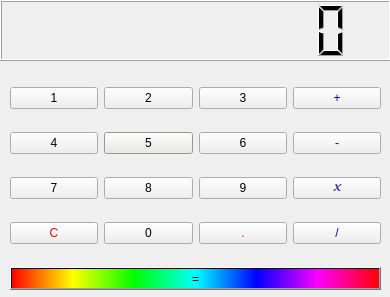
<?xml version="1.0" encoding="UTF-8"?>
<ui version="4.0">
 <class>Dialog</class>
 <widget class="QDialog" name="Dialog">
  <property name="geometry">
   <rect>
    <x>0</x>
    <y>0</y>
    <width>390</width>
    <height>297</height>
   </rect>
  </property>
  <property name="palette">
   <palette>
    <active>
     <colorrole role="Shadow">
      <brush brushstyle="SolidPattern">
       <color alpha="255">
        <red>186</red>
        <green>189</green>
        <blue>182</blue>
       </color>
      </brush>
     </colorrole>
     <colorrole role="Highlight">
      <brush brushstyle="SolidPattern">
       <color alpha="255">
        <red>186</red>
        <green>189</green>
        <blue>182</blue>
       </color>
      </brush>
     </colorrole>
    </active>
    <inactive>
     <colorrole role="Shadow">
      <brush brushstyle="SolidPattern">
       <color alpha="255">
        <red>186</red>
        <green>189</green>
        <blue>182</blue>
       </color>
      </brush>
     </colorrole>
     <colorrole role="Highlight">
      <brush brushstyle="SolidPattern">
       <color alpha="255">
        <red>186</red>
        <green>189</green>
        <blue>182</blue>
       </color>
      </brush>
     </colorrole>
    </inactive>
    <disabled>
     <colorrole role="Shadow">
      <brush brushstyle="SolidPattern">
       <color alpha="255">
        <red>186</red>
        <green>189</green>
        <blue>182</blue>
       </color>
      </brush>
     </colorrole>
     <colorrole role="Highlight">
      <brush brushstyle="SolidPattern">
       <color alpha="255">
        <red>186</red>
        <green>189</green>
        <blue>182</blue>
       </color>
      </brush>
     </colorrole>
    </disabled>
   </palette>
  </property>
  <property name="windowTitle">
   <string>My Stupid Calculator</string>
  </property>
  <property name="styleSheet">
   <string notr="true">border-color: qconicalgradient(cx:0.5, cy:0.5, angle:0, stop:0 rgba(35, 40, 3, 255), stop:0.16 rgba(136, 106, 22, 255), stop:0.225 rgba(166, 140, 41, 255), stop:0.285 rgba(204, 181, 74, 255), stop:0.345 rgba(235, 219, 102, 255), stop:0.415 rgba(245, 236, 112, 255), stop:0.52 rgba(209, 190, 76, 255), stop:0.57 rgba(187, 156, 51, 255), stop:0.635 rgba(168, 142, 42, 255), stop:0.695 rgba(202, 174, 68, 255), stop:0.75 rgba(218, 202, 86, 255), stop:0.815 rgba(208, 187, 73, 255), stop:0.88 rgba(187, 156, 51, 255), stop:0.935 rgba(137, 108, 26, 255), stop:1 rgba(35, 40, 3, 255));</string>
  </property>
  <widget class="QLCDNumber" name="lcdNumber">
   <property name="geometry">
    <rect>
     <x>0</x>
     <y>0</y>
     <width>391</width>
     <height>61</height>
    </rect>
   </property>
   <property name="font">
    <font>
     <family>Z003</family>
     <pointsize>30</pointsize>
     <weight>9</weight>
     <italic>true</italic>
     <bold>false</bold>
    </font>
   </property>
   <property name="styleSheet">
    <string notr="true">color: rgb(0, 0, 0);
font: 75 italic 30pt &quot;Z003&quot;;
background-color: qlineargradient(spread:pad, x1:0, y1:0, x2:1, y2:0, stop:0 rgba(245, 224, 176, 255), stop:0.09 rgba(246, 189, 237, 255), stop:0.14 rgba(194, 207, 246, 255), stop:0.19 rgba(184, 160, 168, 255), stop:0.25 rgba(171, 186, 248, 255), stop:0.32 rgba(243, 248, 224, 255), stop:0.385 rgba(249, 162, 183, 255), stop:0.47 rgba(100, 115, 124, 255), stop:0.58 rgba(251, 205, 202, 255), stop:0.65 rgba(170, 128, 185, 255), stop:0.75 rgba(252, 222, 204, 255), stop:0.805 rgba(206, 122, 218, 255), stop:0.86 rgba(254, 223, 175, 255), stop:0.91 rgba(254, 236, 244, 255), stop:1 rgba(255, 191, 221, 255));</string>
   </property>
   <property name="digitCount">
    <number>10</number>
   </property>
  </widget>
  <widget class="QWidget" name="layoutWidget">
   <property name="geometry">
    <rect>
     <x>10</x>
     <y>70</y>
     <width>371</width>
     <height>241</height>
    </rect>
   </property>
   <layout class="QGridLayout" name="gridLayout">
    <item row="1" column="1">
     <widget class="QPushButton" name="pushButton_5">
      <property name="styleSheet">
       <string notr="true">font: 63 italic 10pt &quot;URW Bookman&quot;;</string>
      </property>
      <property name="text">
       <string>5</string>
      </property>
     </widget>
    </item>
    <item row="0" column="1">
     <widget class="QPushButton" name="pushButton_2">
      <property name="styleSheet">
       <string notr="true">font: 63 italic 10pt &quot;URW Bookman&quot;;</string>
      </property>
      <property name="text">
       <string>2</string>
      </property>
     </widget>
    </item>
    <item row="1" column="3">
     <widget class="QPushButton" name="pushButton_minus">
      <property name="cursor">
       <cursorShape>ArrowCursor</cursorShape>
      </property>
      <property name="styleSheet">
       <string notr="true">color: rgb(28, 0, 153); font: 63 italic 10pt &quot;URW Bookman&quot;;</string>
      </property>
      <property name="text">
       <string>-</string>
      </property>
     </widget>
    </item>
    <item row="2" column="3">
     <widget class="QPushButton" name="pushButton_mult">
      <property name="font">
       <font>
        <family>URW Bookman</family>
        <pointsize>10</pointsize>
        <weight>7</weight>
        <italic>true</italic>
        <bold>false</bold>
       </font>
      </property>
      <property name="cursor">
       <cursorShape>ArrowCursor</cursorShape>
      </property>
      <property name="styleSheet">
       <string notr="true">color: rgb(28, 0, 153);
font: 63 italic 10pt &quot;URW Bookman&quot;;</string>
      </property>
      <property name="text">
       <string>x</string>
      </property>
     </widget>
    </item>
    <item row="2" column="0">
     <widget class="QPushButton" name="pushButton_7">
      <property name="styleSheet">
       <string notr="true">font: 63 italic 10pt &quot;URW Bookman&quot;;</string>
      </property>
      <property name="text">
       <string>7</string>
      </property>
     </widget>
    </item>
    <item row="0" column="3">
     <widget class="QPushButton" name="pushButton_plus">
      <property name="cursor">
       <cursorShape>ArrowCursor</cursorShape>
      </property>
      <property name="styleSheet">
       <string notr="true">color: rgb(28, 0, 153); font: 63 italic 10pt &quot;URW Bookman&quot;;</string>
      </property>
      <property name="text">
       <string>+</string>
      </property>
     </widget>
    </item>
    <item row="1" column="0">
     <widget class="QPushButton" name="pushButton_4">
      <property name="styleSheet">
       <string notr="true">font: 63 italic 10pt &quot;URW Bookman&quot;;</string>
      </property>
      <property name="text">
       <string>4</string>
      </property>
     </widget>
    </item>
    <item row="3" column="0">
     <widget class="QPushButton" name="pushButton_cancel">
      <property name="styleSheet">
       <string notr="true">color: rgb(250, 2, 2);
font: 63 italic 10pt &quot;URW Bookman&quot;;</string>
      </property>
      <property name="text">
       <string>C</string>
      </property>
     </widget>
    </item>
    <item row="2" column="2">
     <widget class="QPushButton" name="pushButton_9">
      <property name="styleSheet">
       <string notr="true">font: 63 italic 10pt &quot;URW Bookman&quot;;</string>
      </property>
      <property name="text">
       <string>9</string>
      </property>
     </widget>
    </item>
    <item row="1" column="2">
     <widget class="QPushButton" name="pushButton_6">
      <property name="styleSheet">
       <string notr="true">font: 63 italic 10pt &quot;URW Bookman&quot;;</string>
      </property>
      <property name="text">
       <string>6</string>
      </property>
     </widget>
    </item>
    <item row="3" column="3">
     <widget class="QPushButton" name="pushButton_div">
      <property name="cursor">
       <cursorShape>ArrowCursor</cursorShape>
      </property>
      <property name="styleSheet">
       <string notr="true">color: rgb(28, 0, 153); font: 63 italic 10pt &quot;URW Bookman&quot;;</string>
      </property>
      <property name="text">
       <string>/</string>
      </property>
     </widget>
    </item>
    <item row="2" column="1">
     <widget class="QPushButton" name="pushButton_8">
      <property name="styleSheet">
       <string notr="true">font: 63 italic 10pt &quot;URW Bookman&quot;;</string>
      </property>
      <property name="text">
       <string>8</string>
      </property>
     </widget>
    </item>
    <item row="3" column="1">
     <widget class="QPushButton" name="pushButton_0">
      <property name="styleSheet">
       <string notr="true">font: 63 italic 10pt &quot;URW Bookman&quot;;</string>
      </property>
      <property name="text">
       <string>0</string>
      </property>
     </widget>
    </item>
    <item row="3" column="2">
     <widget class="QPushButton" name="pushButton_dot">
      <property name="cursor">
       <cursorShape>ArrowCursor</cursorShape>
      </property>
      <property name="styleSheet">
       <string notr="true">color: rgb(250, 2, 2);
font: 63 italic 10pt &quot;URW Bookman&quot;;</string>
      </property>
      <property name="text">
       <string>.</string>
      </property>
     </widget>
    </item>
    <item row="0" column="0">
     <widget class="QPushButton" name="pushButton_1">
      <property name="styleSheet">
       <string notr="true">font: 63 italic 10pt &quot;URW Bookman&quot;;</string>
      </property>
      <property name="text">
       <string>1</string>
      </property>
     </widget>
    </item>
    <item row="0" column="2">
     <widget class="QPushButton" name="pushButton_3">
      <property name="styleSheet">
       <string notr="true">font: 63 italic 10pt &quot;URW Bookman&quot;;</string>
      </property>
      <property name="text">
       <string>3</string>
      </property>
     </widget>
    </item>
    <item row="4" column="0" colspan="4">
     <widget class="QPushButton" name="pushButton_eq">
      <property name="cursor">
       <cursorShape>OpenHandCursor</cursorShape>
      </property>
      <property name="styleSheet">
       <string notr="true">background-color: qlineargradient(spread:pad, x1:0, y1:0, x2:1, y2:0, stop:0 rgba(255, 0, 0, 255), stop:0.166 rgba(255, 255, 0, 255), stop:0.333 rgba(0, 255, 0, 255), stop:0.5 rgba(0, 255, 255, 255), stop:0.666 rgba(0, 0, 255, 255), stop:0.833 rgba(255, 0, 255, 255), stop:1 rgba(255, 0, 0, 255));</string>
      </property>
      <property name="text">
       <string>=</string>
      </property>
     </widget>
    </item>
   </layout>
  </widget>
 </widget>
 <resources/>
 <connections/>
</ui>
